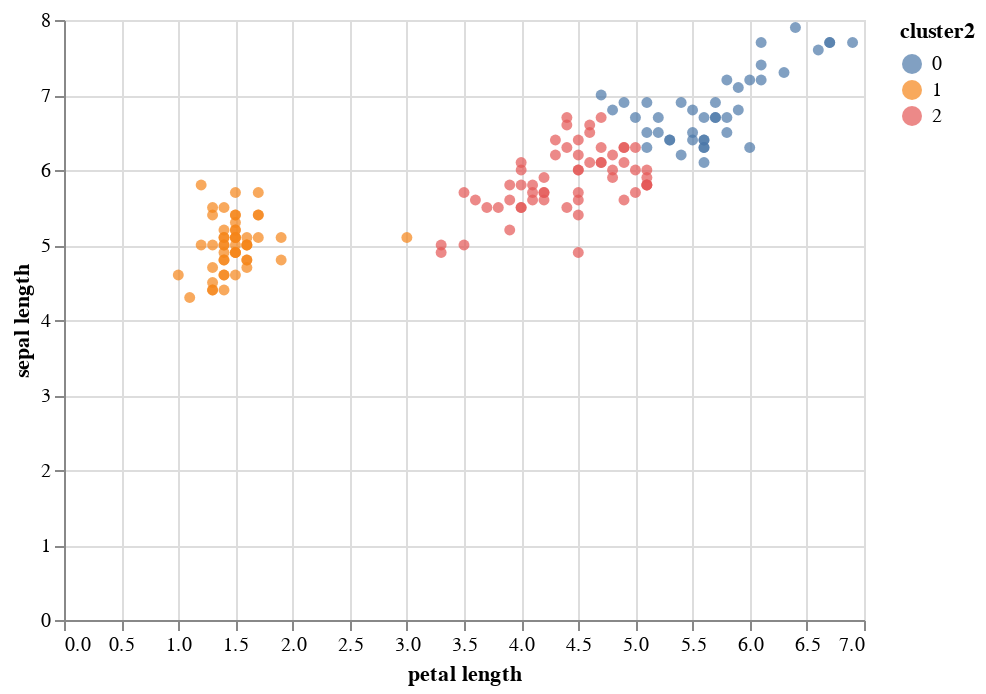

Notebook source saved alongside this figure:
### Markdown cell above
After we find the elbow we retrain our kmeans and plot the clusters as follows

### Code cell
kmeans = KMeans(random_state=42, n_clusters=3)
kmeans.fit(X)
df['cluster2'] = kmeans.predict(X)
scatter_plot.encode(x='petal length', \
                    y=' sepal length', \
                    color='cluster2:N', \
                    tooltip=['sepal width', 'cluster', \
                             'petal length', \
                             'Clas'])\
                    .interactive()

### Figure 1 — Vega-Lite specification as saved in the notebook (floating-point values rounded to 4 significant figures; data arrays with more than 128 entries replaced by an {"elided": "..."} marker saying what was removed)
{"config": {"view": {"continuousWidth": 400, "continuousHeight": 300}}, "data": {"name": "data-c0a1e2ccabd1387776158b381c35a5ed"}, "mark": "circle", "encoding": {"color": {"type": "nominal", "field": "cluster2"}, "tooltip": [{"type": "quantitative", "field": "sepal width"}, {"type": "quantitative", "field": "cluster"}, {"type": "quantitative", "field": "petal length"}, {"type": "nominal", "field": "Clas"}], "x": {"type": "quantitative", "field": "petal length"}, "y": {"type": "quantitative", "field": " sepal length"}}, "selection": {"selector003": {"type": "interval", "bind": "scales", "encodings": ["x", "y"]}}, "$schema": "https://vega.github.io/schema/vega-lite/v4.8.1.json", "datasets": {"data-c0a1e2ccabd1387776158b381c35a5ed": {"elided": "150 records"}}}
